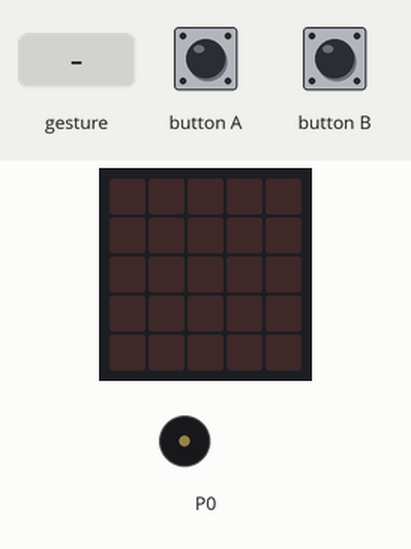
This program was run on a simulated BBC micro:bit (MakeCode). Parts: the board's 5×5 LED display, buzzer (waves = sounding). Inputs (shaded band) come from the test bench. A tilt is held for 1.5 s and a shake lasts 1 s, then the board lies face up again.

Above: at 1.2 s.
1.3 s: gesture 'shake'
At 4.1 s:
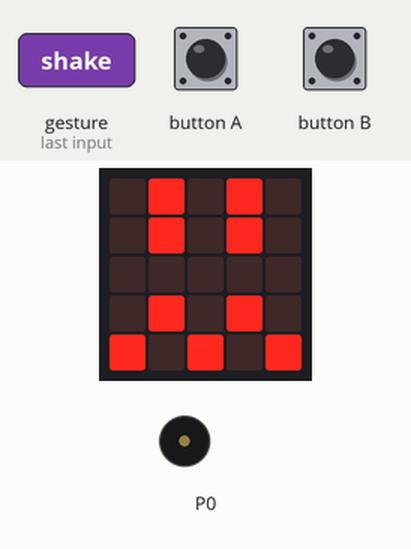
4.3 s: button A pressed for 0.15 s
At 5.8 s:
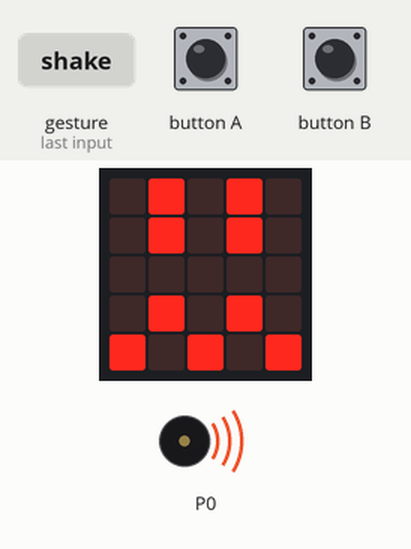
7.4 s: button B pressed for 0.15 s
At 8.9 s:
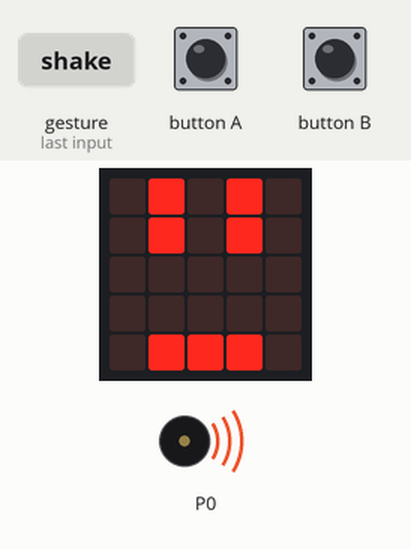
10.5 s: button A pressed for 0.15 s
13.6 s: button B pressed for 0.15 s
At 15.1 s:
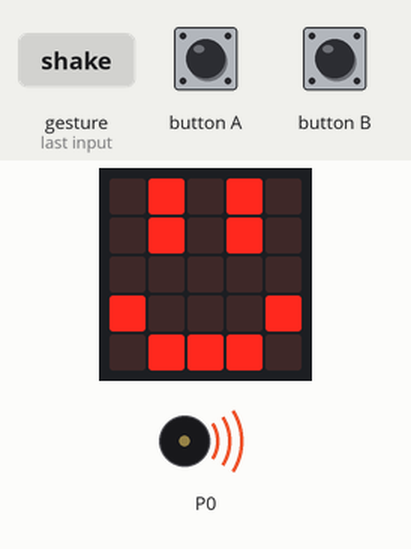
16.7 s: gesture 'shake'
At 18.1 s:
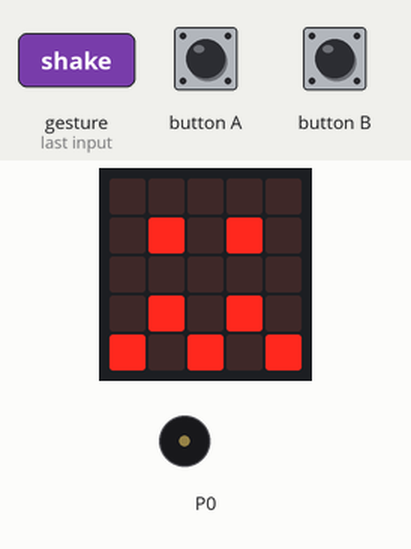
Timing chart, 0 to 20.4 s (numbered marks = the images above; inputs shaded):
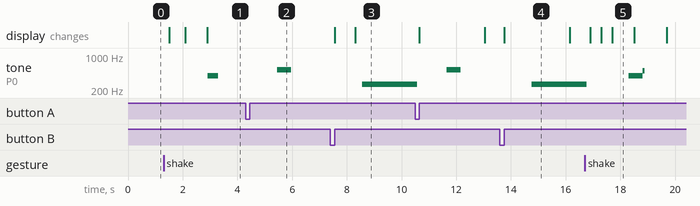

The program:

main.ts
```typescript
input.onButtonPressed(Button.A, function on_button_pressed_a() {
    music.play(music.stringPlayable("- - C5 - - - - - ", 120), music.PlaybackMode.UntilDone)
    basic.showLeds(`
        . # . # .
        . # . # .
        . . . . .
        # . . . #
        . # # # .
        `)
    basic.pause(2000)
    basic.showLeds(`
        . # . # .
        . # . # .
        . . . . .
        . . . . .
        . # # # .
        `)
})
input.onGesture(Gesture.Shake, function on_gesture_shake() {
    basic.showLeds(`
        . # . # .
        . # . # .
        . . . . .
        . # . # .
        # . # . #
        `)
    music.play(music.stringPlayable("- - G B - - - - ", 120), music.PlaybackMode.InBackground)
    basic.pause(200)
    basic.showIcon(IconNames.Confused)
    basic.pause(200)
    basic.showLeds(`
        . # . # .
        . # . # .
        . . . . .
        . # . # .
        # . # . #
        `)
    music.stopAllSounds()
    basic.pause(5000)
    basic.showLeds(`
        . # . # .
        . # . # .
        . . . . .
        . . . . .
        . # # # .
        `)
})
input.onButtonPressed(Button.B, function on_button_pressed_b() {
    music.play(music.stringPlayable("- - C C C C - - ", 120), music.PlaybackMode.UntilDone)
    basic.showLeds(`
        . # . # .
        . # . # .
        . . . . .
        . # # # .
        # . . . #
        `)
    basic.pause(2000)
    basic.showLeds(`
        . # . # .
        . # . # .
        . . . . .
        . . . . .
        . # # # .
        `)
})
```

test.ts
```typescript
// tests gaan hier; deze zal niet worden gecompileerd wanneer dit pakket wordt gebruikt als extensie.
```

Measured:
- after the input at 1.3 s, tone on P0: silent → 392 Hz after 1.6 s, → silent 0.39 s later; the display: changes after 0.20 s (image 1)
- after the input at 4.3 s, tone on P0: silent → 523 Hz after 1.2 s, → silent 0.50 s later
- after the input at 7.4 s, tone on P0: silent → 262 Hz after 1.2 s
- after the input at 13.6 s, tone on P0: silent → 262 Hz after 1.2 s
- after the input at 16.7 s, the display: first changes after 0.20 s (image 5 shows a later state)
- what the display in image 4 shows lasts 2.4 s, from 13.8 s to 16.2 s
- what the display in image 5 shows lasts 0.8 s, from 17.7 s to 18.5 s
